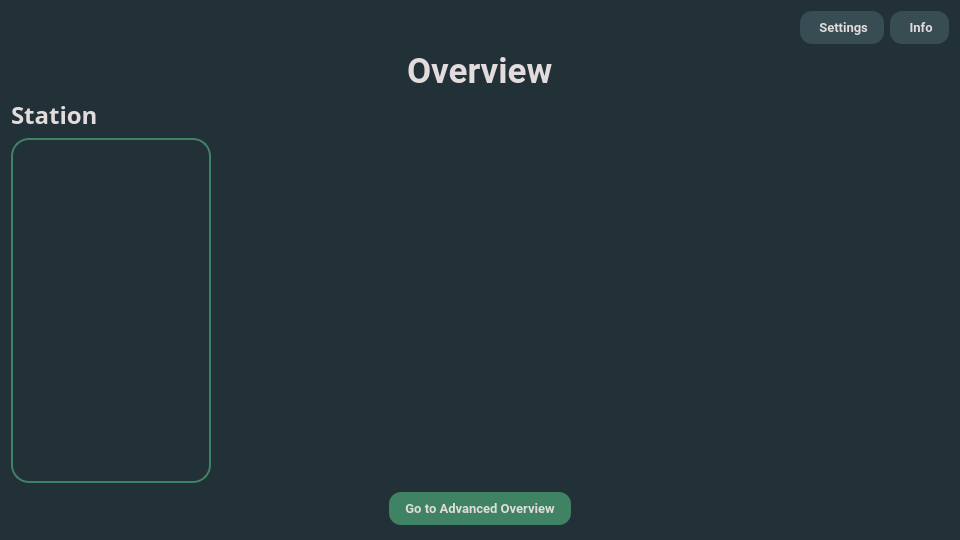
<?xml version="1.0" encoding="UTF-8"?>
<ui version="4.0">
 <class>OverviewWidget</class>
 <widget class="QWidget" name="OverviewWidget">
  <property name="geometry">
   <rect>
    <x>0</x>
    <y>0</y>
    <width>960</width>
    <height>540</height>
   </rect>
  </property>
  <property name="minimumSize">
   <size>
    <width>960</width>
    <height>540</height>
   </size>
  </property>
  <property name="windowTitle">
   <string>Form</string>
  </property>
  <property name="styleSheet">
   <string notr="true">QWidget#OverviewWidget {
background-color: rgb(34, 48, 56);
}

QPushButton {
	border-radius: 12px;
	padding-left: 16px;
	padding-right: 16px;
	padding-top: 8 px;
	padding-bottom: 8 px;
	color:rgb(226, 220, 220);
	background-color:#384C53;
    }</string>
  </property>
  <layout class="QVBoxLayout" name="verticalLayout">
   <item>
    <layout class="QHBoxLayout" name="horizontalLayout">
     <item>
      <spacer name="horizontalSpacer">
       <property name="orientation">
        <enum>Qt::Orientation::Horizontal</enum>
       </property>
       <property name="sizeHint" stdset="0">
        <size>
         <width>40</width>
         <height>20</height>
        </size>
       </property>
      </spacer>
     </item>
     <item>
      <widget class="QPushButton" name="pb_settings">
       <property name="font">
        <font>
         <family>Roboto</family>
         <pointsize>10</pointsize>
         <bold>true</bold>
        </font>
       </property>
       <property name="styleSheet">
        <string notr="true">QPushButton {
	border-radius: 12px;
	padding-left: 16px;
	padding-right: 16px;
	padding-top: 8 px;
	padding-bottom: 8 px;
	color: rgb(226, 220, 220);
	background-color: rgb(56, 76, 83);
    }

QPushButton:hover {
	background-color: rgb(50, 68, 74);
}

QPushButton:pressed {
	
	background-color: rgb(45, 61, 66);
}</string>
       </property>
       <property name="text">
        <string> Settings</string>
       </property>
       <property name="icon">
        <iconset resource="../icons/icons.qrc">
         <normaloff>:/Icons/settings.svg</normaloff>:/Icons/settings.svg</iconset>
       </property>
       <property name="iconSize">
        <size>
         <width>24</width>
         <height>24</height>
        </size>
       </property>
      </widget>
     </item>
     <item>
      <widget class="QPushButton" name="pb_info">
       <property name="font">
        <font>
         <family>Roboto</family>
         <pointsize>10</pointsize>
         <bold>true</bold>
        </font>
       </property>
       <property name="styleSheet">
        <string notr="true">QPushButton {
	border-radius: 12px;
	padding-left: 16px;
	padding-right: 16px;
	padding-top: 8 px;
	padding-bottom: 8 px;
	color: rgb(226, 220, 220);
	background-color: rgb(56, 76, 83);
    }

QPushButton:hover {
	background-color: rgb(50, 68, 74);
}

QPushButton:pressed {
	
	background-color: rgb(45, 61, 66);
}</string>
       </property>
       <property name="text">
        <string> Info</string>
       </property>
       <property name="icon">
        <iconset resource="../icons/icons.qrc">
         <normaloff>:/Icons/info.svg</normaloff>:/Icons/info.svg</iconset>
       </property>
       <property name="iconSize">
        <size>
         <width>24</width>
         <height>24</height>
        </size>
       </property>
      </widget>
     </item>
    </layout>
   </item>
   <item alignment="Qt::AlignmentFlag::AlignHCenter|Qt::AlignmentFlag::AlignTop">
    <widget class="QLabel" name="lb_title">
     <property name="font">
      <font>
       <family>Roboto</family>
       <pointsize>26</pointsize>
       <bold>true</bold>
      </font>
     </property>
     <property name="styleSheet">
      <string notr="true">QLabel#lb_title
{
color: rgb(226, 220, 220);
}</string>
     </property>
     <property name="text">
      <string>Overview</string>
     </property>
    </widget>
   </item>
   <item>
    <layout class="QHBoxLayout" name="horizontalLayout_4">
     <item>
      <widget class="QLabel" name="lb_station">
       <property name="font">
        <font>
         <family>Vitesco</family>
         <pointsize>18</pointsize>
         <bold>true</bold>
        </font>
       </property>
       <property name="styleSheet">
        <string notr="true">QLabel#lb_station
{
color: rgb(226, 220, 220);
}</string>
       </property>
       <property name="text">
        <string>Station</string>
       </property>
      </widget>
     </item>
     <item>
      <widget class="QLabel" name="lb_message">
       <property name="font">
        <font>
         <family>Roboto</family>
         <pointsize>12</pointsize>
         <italic>false</italic>
         <bold>false</bold>
        </font>
       </property>
       <property name="styleSheet">
        <string notr="true">QLabel {
    color: rgb(226, 220, 220);
    font: 12pt &quot;Roboto&quot;;
}</string>
       </property>
       <property name="text">
        <string/>
       </property>
      </widget>
     </item>
     <item>
      <widget class="QLabel" name="placeholder_2">
       <property name="text">
        <string/>
       </property>
      </widget>
     </item>
    </layout>
   </item>
   <item>
    <layout class="QHBoxLayout" name="horizontalLayout_2">
     <item>
      <widget class="QScrollArea" name="sa_radio_buttons">
       <property name="sizePolicy">
        <sizepolicy hsizetype="MinimumExpanding" vsizetype="Preferred">
         <horstretch>1</horstretch>
         <verstretch>0</verstretch>
        </sizepolicy>
       </property>
       <property name="minimumSize">
        <size>
         <width>200</width>
         <height>300</height>
        </size>
       </property>
       <property name="maximumSize">
        <size>
         <width>200</width>
         <height>16777215</height>
        </size>
       </property>
       <property name="styleSheet">
        <string notr="true">QWidget#sa_contents_buttons {
    background-color: rgb(34, 48, 56);
    border: 2px solid rgb(64, 130, 100);
    border-radius: 18px; /* Set the border radius for rounded corners */
    padding: 5px; /* Add some padding to ensure the contents do not touch the borders */
    margin: 0; /* Remove any default margin */
}

QScrollArea {
	background-color:rgba(0,0,0,0);
	border: none;
}

QRadioButton {
	font: 24pt Roboto;
	color: rgb(190, 190, 190);
    spacing: 12px;
}

QRadioButton::indicator {
    width: 24px;
    height: 24px;
	background-color: rgb(190, 190, 190);
	border-radius: 12px;
}

QRadioButton::indicator:checked {
   background-color: rgb(64, 130, 100);
}

QScrollBar:vertical {
    background-color: rgba(0, 0, 0, 0);
    width: 20px;
    margin: 10px 10px 10px 0px;  /* top right bottom left */
	border-radius: 15px;
}

QScrollBar::handle:vertical {
	background-color: rgb(44, 62, 72);
    border-radius: 5px;
}

QScrollBar::handle:vertical:hover {
   
	background-color: rgb(42, 59, 68);
}

QScrollBar::handle:vertical:pressed {
   background-color: rgb(34, 48, 56)
}

QScrollBar::add-line:vertical,
QScrollBar::sub-line:vertical {
    background-color: rgba(0, 0, 0, 0);
    height: 10px;
    subcontrol-position: top;
    subcontrol-origin: margin;
}

QScrollBar::add-page:vertical,
QScrollBar::sub-page:vertical {
    
	background-color: rgba(0, 0, 0, 0);
}</string>
       </property>
       <property name="widgetResizable">
        <bool>true</bool>
       </property>
       <widget class="QWidget" name="sa_contents_buttons">
        <property name="geometry">
         <rect>
          <x>0</x>
          <y>0</y>
          <width>200</width>
          <height>339</height>
         </rect>
        </property>
        <property name="styleSheet">
         <string notr="true">QWidget &gt; QRadioButton{
padding-left: 12px;
}</string>
        </property>
       </widget>
      </widget>
     </item>
     <item>
      <widget class="QLabel" name="placeholder_params">
       <property name="sizePolicy">
        <sizepolicy hsizetype="MinimumExpanding" vsizetype="MinimumExpanding">
         <horstretch>0</horstretch>
         <verstretch>0</verstretch>
        </sizepolicy>
       </property>
       <property name="minimumSize">
        <size>
         <width>16</width>
         <height>10</height>
        </size>
       </property>
       <property name="maximumSize">
        <size>
         <width>32</width>
         <height>10</height>
        </size>
       </property>
       <property name="text">
        <string/>
       </property>
      </widget>
     </item>
     <item>
      <widget class="QTableWidget" name="tw_params">
       <property name="sizePolicy">
        <sizepolicy hsizetype="Expanding" vsizetype="Expanding">
         <horstretch>2</horstretch>
         <verstretch>0</verstretch>
        </sizepolicy>
       </property>
       <property name="minimumSize">
        <size>
         <width>760</width>
         <height>450</height>
        </size>
       </property>
       <property name="maximumSize">
        <size>
         <width>1700</width>
         <height>700</height>
        </size>
       </property>
       <property name="font">
        <font>
         <family>Roboto</family>
         <pointsize>12</pointsize>
         <italic>false</italic>
         <bold>false</bold>
        </font>
       </property>
       <property name="styleSheet">
        <string notr="true">QTableWidget {
    background-color: rgb(34, 48, 56);
    border: none;
    font: 12pt &quot;Roboto&quot;;
}

QTableWidget::item {
    padding: 12px;
}

QHeaderView::section {
    background-color: #384C53;
    color: rgb(226, 220, 220);
    padding: 5px;
    border: none;
    font: 12pt &quot;Roboto&quot;;
}

/* Add borders only between vertical header items */
QHeaderView::section:horizontal {
    border-right: 1px solid rgb(34, 48, 56);
}

QHeaderView::section:vertical {
	border-bottom: 1px solid rgb(34, 48, 56);
}

QTableCornerButton::section {
    background-color: #384C53;
    border: none;
}

QTableCornerButton::section {
    background-color: #384C53;
}

QTableCornerButton::section {
    border-right: 1px solid rgb(34, 48, 56) !important;
    border-bottom: 1px solid rgb(34, 48, 56) !important;
}

QScrollBar:vertical {
    background-color: rgba(0, 0, 0, 0);
    width: 20px;
    margin: 10px 10px 10px 0px;  /* top right bottom left */
    border-radius: 15px;
}

QScrollBar:horizontal {
    background-color: rgba(0, 0, 0, 0);
    height: 20px;
}

QScrollBar::handle:vertical, QScrollBar::handle:horizontal {
    background-color: rgb(44, 62, 72);
    border-radius: 5px;
}

QScrollBar::handle:vertical:hover, QScrollBar::handle:horizontal:hover {
    background-color: rgb(42, 59, 68);
}

QScrollBar::handle:vertical:pressed, QScrollBar::handle:horizontal:pressed {
    background-color: rgb(34, 48, 56);
}

QScrollBar::add-line:vertical, QScrollBar::sub-line:vertical {
    background-color: rgba(0, 0, 0, 0);
    height: 10px;
    subcontrol-position: top;
    subcontrol-origin: margin;
}

QScrollBar::add-line:horizontal, QScrollBar::sub-line:horizontal {
    background-color: rgba(0, 0, 0, 0);
    width: 10px;
    subcontrol-position: left;
    subcontrol-origin: margin;
}

QScrollBar::add-page:vertical, QScrollBar::add-page:horizontal,
QScrollBar::sub-page:vertical, QScrollBar::sub-page:horizontal {
    background-color: rgba(0, 0, 0, 0);
}</string>
       </property>
       <property name="editTriggers">
        <set>QAbstractItemView::EditTrigger::NoEditTriggers</set>
       </property>
       <property name="alternatingRowColors">
        <bool>false</bool>
       </property>
       <property name="selectionMode">
        <enum>QAbstractItemView::SelectionMode::NoSelection</enum>
       </property>
       <property name="showGrid">
        <bool>true</bool>
       </property>
       <property name="gridStyle">
        <enum>Qt::PenStyle::SolidLine</enum>
       </property>
       <property name="cornerButtonEnabled">
        <bool>true</bool>
       </property>
       <attribute name="horizontalHeaderShowSortIndicator" stdset="0">
        <bool>false</bool>
       </attribute>
      </widget>
     </item>
    </layout>
   </item>
   <item>
    <layout class="QHBoxLayout" name="horizontalLayout_3">
     <item alignment="Qt::AlignmentFlag::AlignLeft|Qt::AlignmentFlag::AlignVCenter">
      <widget class="QLabel" name="placeholder_left">
       <property name="minimumSize">
        <size>
         <width>10</width>
         <height>40</height>
        </size>
       </property>
       <property name="text">
        <string/>
       </property>
      </widget>
     </item>
     <item alignment="Qt::AlignmentFlag::AlignHCenter|Qt::AlignmentFlag::AlignVCenter">
      <widget class="QPushButton" name="pb_advanced_overview">
       <property name="font">
        <font>
         <family>Roboto</family>
         <pointsize>10</pointsize>
         <italic>false</italic>
         <bold>true</bold>
         <underline>false</underline>
         <strikeout>false</strikeout>
         <kerning>true</kerning>
        </font>
       </property>
       <property name="styleSheet">
        <string notr="true">QPushButton {
	border-radius: 12px;
	padding-left: 16px;
	padding-right: 16px;
	padding-top: 8 px;
	padding-bottom: 8 px;
	color: rgb(226, 220, 220);
	background-color: rgb(64, 130, 100);
    }

QPushButton:hover
{
	background-color: rgb(50, 102, 78);
}

QPushButton:pressed
{
	background-color: rgb(42, 85, 65);
}</string>
       </property>
       <property name="text">
        <string>Go to Advanced Overview</string>
       </property>
      </widget>
     </item>
     <item alignment="Qt::AlignmentFlag::AlignRight|Qt::AlignmentFlag::AlignVCenter">
      <widget class="QLabel" name="placeholder_right">
       <property name="text">
        <string/>
       </property>
      </widget>
     </item>
    </layout>
   </item>
  </layout>
 </widget>
 <resources>
  <include location="../icons/icons.qrc"/>
 </resources>
 <connections/>
</ui>
